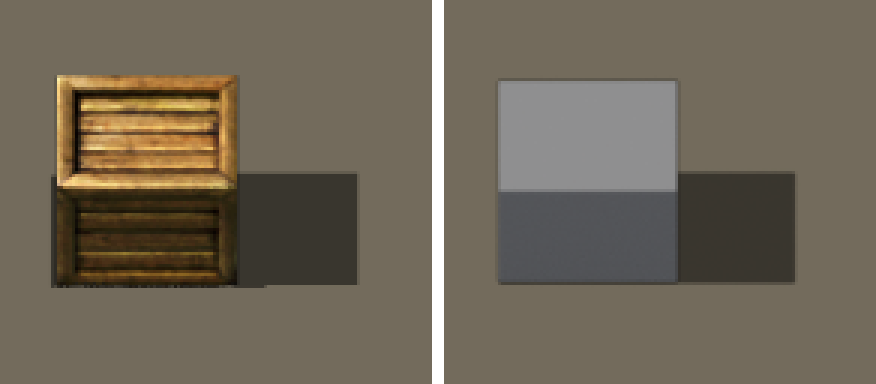
#> input picture tools/render/calib/img/avant-coffre.png, 876 x 384 px, given in place of hr-oil-refinery-shadow.png, which was not available
$ python planche.py --src ../../../calib/img/avant-coffre.png --out out.png
#> lines starting #> are read from the running program, lines starting #| are printed output that depends on the picture
### tools/render/pieces/levels/commun/compo.py
"""OUTIL COMMUN : composition hors moteur (sol vanilla, ombres, entités, lueur, halo, nuit par la LUT de game.frag),
à 64 px/tuile, réduction au zoom 1 en lumière linéaire. Utilisé par apercu.py, vignettes.py, gris.py, mesures.py,
ilots.py. Python 3.9 (numpy). FICHIER GELÉ.

lightMul/lightAdd du moteur inconnus (pris à 1 et 0) : la nuit n'est qu'une approximation hors moteur.
Sources de sprites : un dossier de sortie de rendre.py (variantes eNN-…, kS-…). Pour comparer à la passe 3, un
dossier « passe 3 » se donne comme couple (bas, haut) : ref_dirs() les reconnaît.
LOT K0 (23/10) : outil COMMUN des familles. Ce qui est propre à une famille (composition d'un niveau, noms des
variantes, référence vanilla, emprise par âge) vient de son profil (commun/famille.py, <famille>/profil.py) : PROFIL,
choisi par utiliser(nom) (option --famille des outils ; défaut : variable FO_FAMILLE, sinon gun_e). level_layers()
appelle PROFIL.level_layers ; SIDE et NAME suivent le profil (noms des âges : commun/ages.py).
"""
import json
import os
import sys

import numpy as np
from PIL import Image, ImageDraw, ImageFont

HERE = os.path.dirname(os.path.abspath(__file__))
RENDER = os.path.normpath(os.path.join(HERE, "..", "..", ".."))
MOD = os.path.dirname(os.path.dirname(RENDER))
ROOT = "F:/Factorio.v1.1.91 Modding/Factorio.v1.1.91"
DATA = ROOT + "/data"
DUMPS = ROOT + "/fo-logs/2026-10-22_V3S/industriel/dumps"
PASSE3 = (ROOT + "/fo-logs/2026-10-22_V3E/bas/sprites", ROOT + "/fo-logs/2026-10-22_V3E/haut/sprites")
OUTILS = os.path.join(MOD, "tools", "da")
sys.path.insert(0, HERE)
sys.path.insert(0, RENDER)
sys.path.insert(0, os.path.join(RENDER, "calib"))
sys.path.insert(0, OUTILS)
import ages  # noqa: E402
import famille as FAM  # noqa: E402
import fo_post as P  # noqa: E402
from maquette import lut_apply  # noqa: E402
import da_lib as D  # noqa: E402

PROFIL = None
SIDE = {}
NAME = {e: ages.NOMS[e] for e in range(0, 16)}


def utiliser(nom=None):
    """Choisit la famille des outils (profil.py) ; rend le profil. SIDE suit l'emprise de la famille."""
    global PROFIL
    PROFIL = FAM.charger(nom)
    SIDE.clear()
    SIDE.update({e: PROFIL.COTE[e] for e in PROFIL.AGES})
    return PROFIL


# [36 lines left out: functions option_famille, font, _dir, own, not called in this run]


def spec_of(out, name):
    p = os.path.join(_dir(out, name), "spec.json")
    return json.load(open(p, encoding="utf-8")) if os.path.exists(p) else None


_VAN = {}


# [15 lines left out: functions vanilla, level_layers, not called in this run]


def ground_tile():
    return np.asarray(Image.open(os.path.join(DATA, "base", "graphics", "terrain", "hr-dirt-4.png"))
                      .convert("RGB")).astype(np.float64)[320:576] / 255.0


# [61 lines left out: functions compose, down2, not called in this run]


def to_im(rgb):
    return Image.fromarray(np.clip(np.round(rgb * 255), 0, 255).astype(np.uint8), "RGB")


# [5 lines left out: function body_comp, not called in this run]


def grey(rgb):
    g = 0.2126 * rgb[..., 0] + 0.7152 * rgb[..., 1] + 0.0722 * rgb[..., 2]
    return np.stack([g, g, g], -1)


# famille par défaut à l'import (FO_FAMILLE, sinon gun_e) ; un outil la change par utiliser(a.famille)
utiliser()
#> (the call stopped at in utiliser, `PROFIL = FAM.charger(nom)`: famille is not available in this run)

### tools/render/pieces/machines/salle_blanche/planche.py
"""PLANCHES DE COMPARAISON de la salle blanche (lot CALC-SALLE-BLANCHE, 30/10) : nos rendus posés À LA MÊME ÉCHELLE que
les sprites HR vanilla (raffinerie 5x5, assembleur 3, usine chimique, centrifugeuse, labo) et que le visuel PROVISOIRE
(assembleur 3 ×5/3 teinté (0,90 ; 0,96 ; 1,00), prototypes/crafts.lua), sur le sol vanilla, de jour et de nuit (LUT de
game.frag, commun/compo.py), aux zooms 2 (64 px/tuile) et 1 (32 px/tuile), plus une rangée de SILHOUETTES pleines.

    py -3.9 tools/render/pieces/machines/salle_blanche/planche.py --src DIR --out DIR [--only s1,s2,s3,s4] [--tag t]
"""
import argparse
import json
import os
import sys

import numpy as np
from PIL import Image, ImageDraw

HERE = os.path.dirname(os.path.abspath(__file__))
sys.path.insert(0, os.path.normpath(os.path.join(HERE, "..", "..", "levels", "commun")))
import compo as K  # noqa: E402

DATA = K.DATA
ENT = DATA + "/base/graphics/entity/"


def _img(path, x=0, y=0, w=None, h=None, scale=1.0, tint=None):
#> called with x = 0, y = 0, w = 674, h = 426, scale = 1
    im = Image.open(path).convert("RGBA")
    if w is not None:
        im = im.crop((x, y, x + w, y + h))
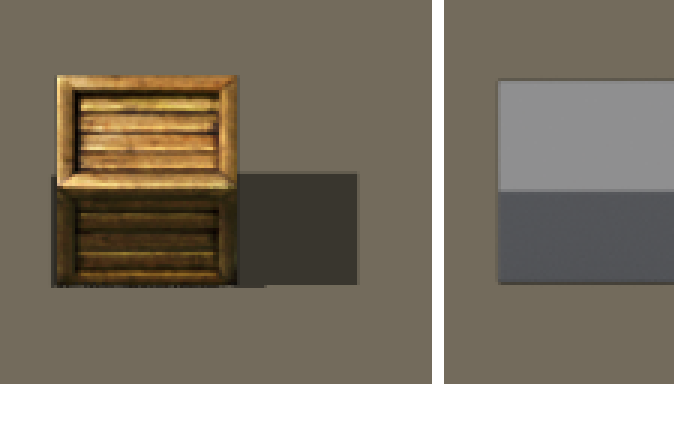
#> im: PIL image 674x426 RGBA; mean R, G, B, A 102.4, 93.9, 79.8, 229.9; transparent parts drawn white
    if scale != 1.0:
        im = im.resize((int(round(im.width * scale)), int(round(im.height * scale))), Image.LANCZOS)
    a = np.asarray(im).astype(np.float64) / 255.0
    if tint is not None:
        a[..., :3] *= np.array(tint)
    return a


def L(path, w, h, sx, sy, kind="main", scale=1.0, tint=None, x=0, y=0):
    """Couche vanilla HR : image 0 de la feuille, shift en px « by_pixel » (1/32 de tuile)."""
    return {"img": _img(ENT + path, x, y, w, h, scale, tint), "shift": (sx / 32.0 * scale, sy / 32.0 * scale),
            "kind": kind}


def vanilla():
    return {
        "raffinerie (5x5)": [L("oil-refinery/hr-oil-refinery-shadow.png", 674, 426, 82.5, 26.5, "shadow"),
                             L("oil-refinery/hr-oil-refinery.png", 386, 430, 0, -7.5)],
        "assembleur 3 (3x3)": [L("assembling-machine-3/hr-assembling-machine-3-shadow.png", 260, 162, 28, 4, "shadow"),
                               L("assembling-machine-3/hr-assembling-machine-3.png", 214, 237, 0, -0.75)],
        "usine chimique (3x3)": [L("chemical-plant/hr-chemical-plant-shadow.png", 312, 222, 27, 6, "shadow"),
                                 L("chemical-plant/hr-chemical-plant.png", 220, 292, 0.5, -9)],
        "centrifugeuse (3x3)": [L("centrifuge/hr-centrifuge-C-shadow.png", 279, 152, 16.75, -10, "shadow"),
                                L("centrifuge/hr-centrifuge-B-shadow.png", 251, 149, 63.25, 15.25, "shadow"),
                                L("centrifuge/hr-centrifuge-A-shadow.png", 230, 124, 8.5, 23.5, "shadow"),
                                L("centrifuge/hr-centrifuge-C.png", 237, 214, -0.25, -26.5),
                                L("centrifuge/hr-centrifuge-B.png", 156, 234, 23, 6.5),
                                L("centrifuge/hr-centrifuge-A.png", 139, 246, -26.25, 3.5)],
        "labo (3x3)": [L("lab/hr-lab-shadow.png", 242, 136, 13, 11, "shadow"), L("lab/hr-lab.png", 194, 174, 0, 1.5)],
    }
#> call 2 of _img, with x = 0, y = 0, w = 386, h = 430, scale = 1
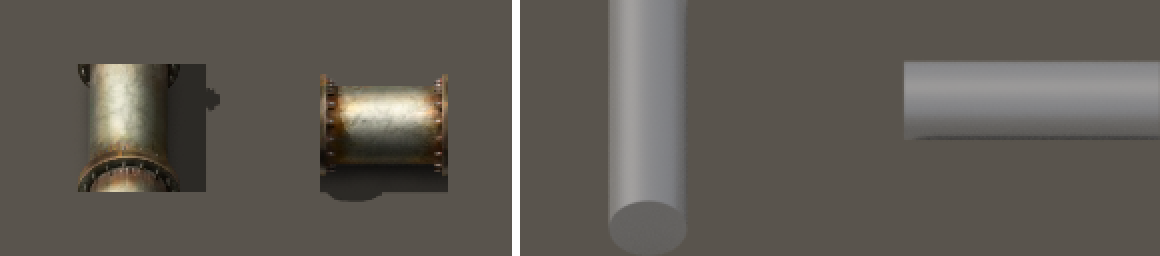
#> input picture tools/render/calib/img/avant-tuyaux.png, 1160 x 256 px, given in place of hr-oil-refinery.png, which was not available
#> in _img (call 2), `im = im.crop((x, y, x + w, y + h))`:
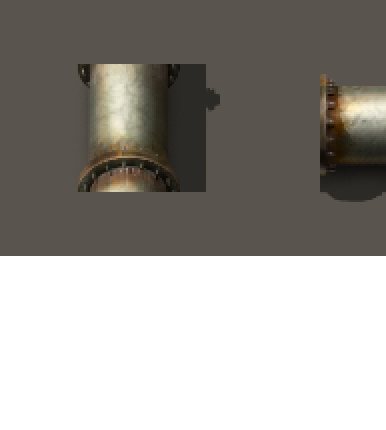
#> im: PIL image 386x430 RGBA; mean R, G, B, A 53, 49.8, 44.6, 151.8; transparent parts drawn white
#> call 3 of _img, with x = 0, y = 0, w = 260, h = 162, scale = 1
#> in _img (call 3), `im = im.crop((x, y, x + w, y + h))`:
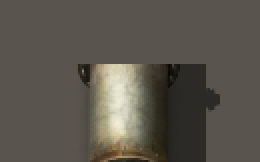
#> im: PIL image 260x162 RGBA; mean R, G, B, A 91, 86.1, 76.8, 255


# [4 lines left out: function provisoire, not called in this run]


def ours(src, name, kinds=("shadow", "main", "glow", "light")):
    return K.own(src, name, kinds)


# [42 lines left out: functions bande, silhouettes, titres, grille, not called in this run]


def main():
    ap = argparse.ArgumentParser()
    ap.add_argument("--src", required=True)
    ap.add_argument("--out", required=True)
    ap.add_argument("--only", default="s1,s2,s3,s4")
    ap.add_argument("--tag", default="sil")
    a = ap.parse_args()
    os.makedirs(a.out, exist_ok=True)
    V = vanilla()
    nos = [(n, ours(a.src, n)) for n in a.only.split(",") if n]
    rangs = {
        "5x5": [("raffinerie vanilla (5x5)", V["raffinerie (5x5)"]), ("PROVISOIRE (asm3 ×5/3)", provisoire())]
        + [("salle blanche " + n, l) for n, l in nos],
        "3x3": [(k, v) for k, v in V.items() if "3x3" in k] + [("salle blanche " + n, l) for n, l in nos[:1]],
    }
    res = {}
    for rang, items in rangs.items():
        pas = 7.5
        day, nig, _ = bande(items, pas)
        for nom, img in (("jour", day), ("nuit", nig)):
            im = K.to_im(img)
            titres(im, items, pas, 64)
            p = os.path.join(a.out, "%s-%s-%s-z2.png" % (a.tag, rang, nom))
            im.save(p)
            im1 = K.to_im(K.down2(img))
            titres(im1, items, pas, 32)
            p1 = os.path.join(a.out, "%s-%s-%s-z1.png" % (a.tag, rang, nom))
            im1.save(p1)
            res["%s-%s" % (rang, nom)] = [os.path.basename(p), os.path.basename(p1)]
        sil = K.to_im(silhouettes(items, pas))
        titres(sil, items, pas, 64, (40, 40, 40))
        grille(sil, len(items), pas, 64)
        ps = os.path.join(a.out, "%s-%s-silhouettes.png" % (a.tag, rang))
        sil.save(ps)
        res["%s-silhouettes" % rang] = [os.path.basename(ps)]
    with open(os.path.join(a.out, "%s-planches.json" % a.tag), "w", encoding="utf-8") as f:
        json.dump(res, f, indent=1)
    print("[FO-PLANCHE] %s" % json.dumps(res, ensure_ascii=False))


if __name__ == "__main__":
#> (the run stopped early here; a loop or call above may not have finished)
